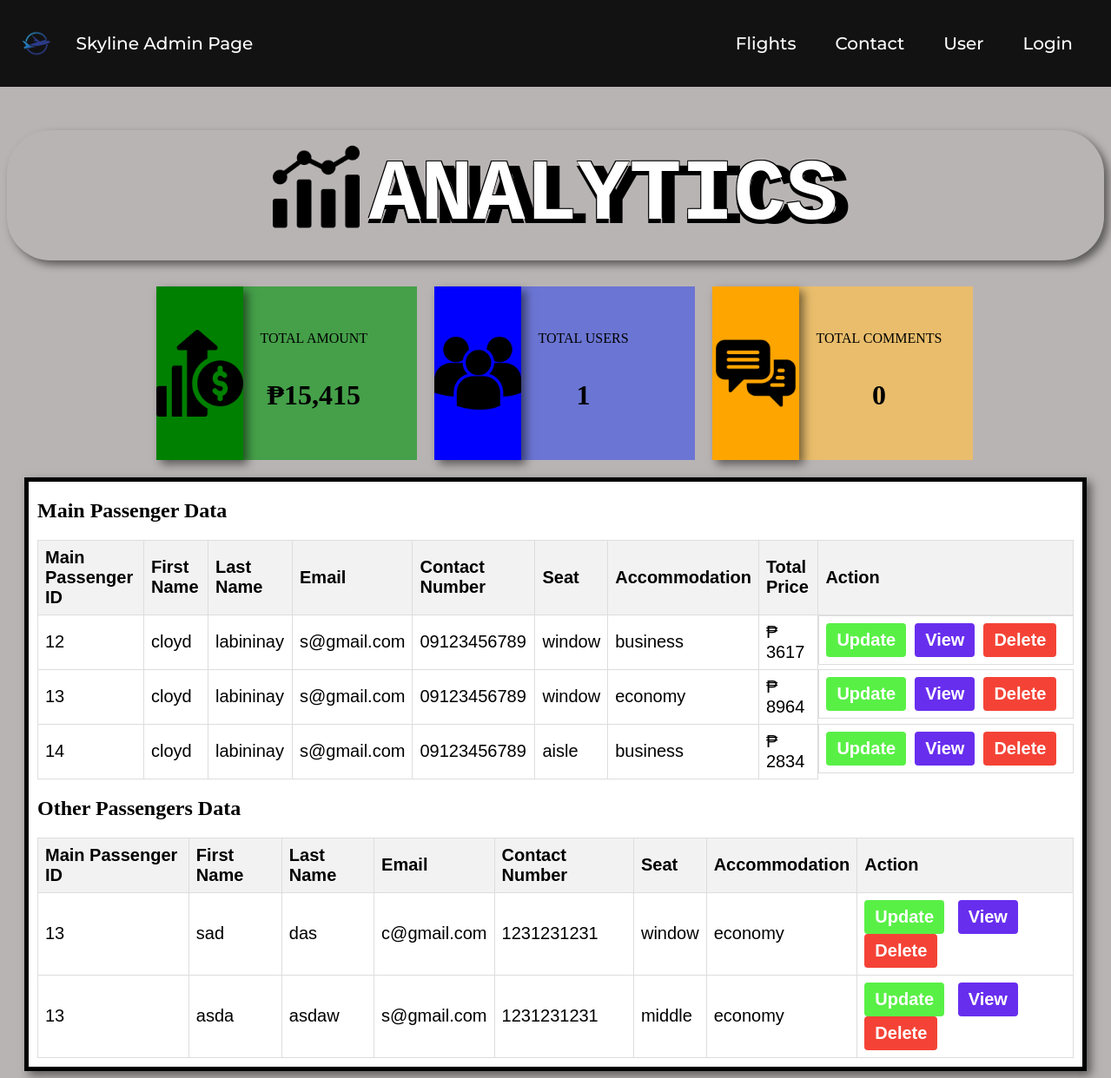
/admin.php, run on an earlier commit of the app's database.
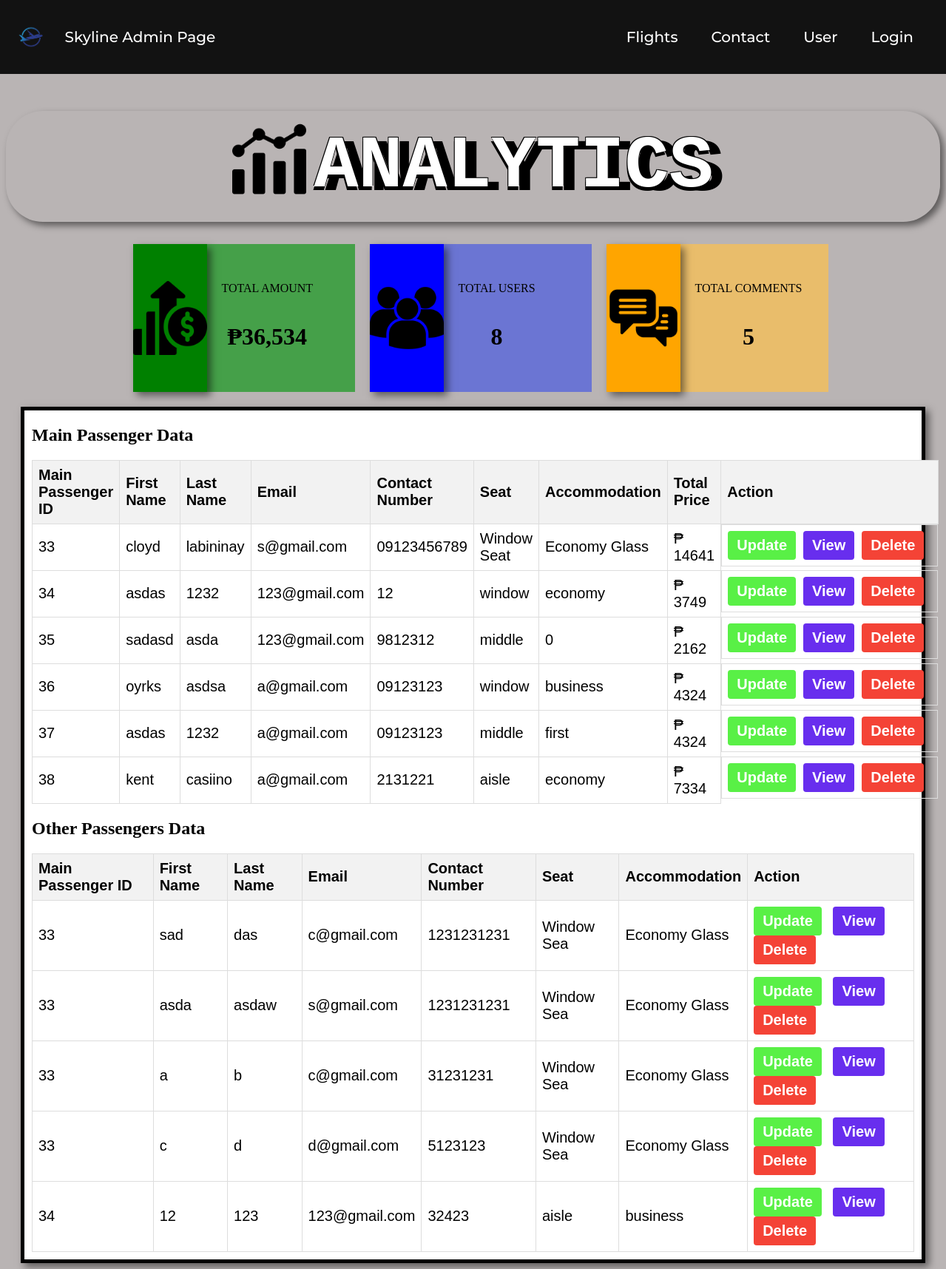
And on a later commit of the database.
### tables this page shows
CREATE TABLE `main_passengers` (
  `MainPassenger` int(10) NOT NULL,
  `first_name` varchar(255) DEFAULT NULL,
  `last_name` varchar(255) DEFAULT NULL,
  `email` varchar(255) DEFAULT NULL,
  `contact_number` varchar(20) DEFAULT NULL,
  `dob` date DEFAULT NULL,
  `seat` varchar(20) DEFAULT NULL,
  `accommodation` varchar(20) DEFAULT NULL,
  `ticket_price` decimal(50,0) NOT NULL,
  `total_price` decimal(50,0) NOT NULL
);

CREATE TABLE `other_passengers` (
  `id` int(11) NOT NULL,
  `MainPassenger` int(10) NOT NULL,
  `first_name` varchar(255) DEFAULT NULL,
  `last_name` varchar(255) DEFAULT NULL,
  `email` varchar(255) DEFAULT NULL,
  `contact_number` varchar(20) DEFAULT NULL,
  `dob` date DEFAULT NULL,
  `seat` varchar(10) DEFAULT NULL,
  `accommodation` varchar(255) DEFAULT NULL,
  `ticket_price` int(100) NOT NULL
);

### admin.php (the view, shortened to what the changed rows need)
<!DOCTYPE html>
<html lang="en">
<head>
    <link rel="stylesheet" href="./css/admin_dasboard.css">
</head>
<body>
<header class="header1">
    <div class="logo">
        <div class="title">
            <h1>Skyline Admin Page</h1>
        </div>
    </div>
</header>
<main>
<div class="analytics">
    <h1 class="h1-anal">ANALYTICS</h1>
</div>
<div>
    <?php
    include './config/database.php';
    $query = "SELECT SUM(total_price) AS total_amount FROM main_passengers";
    $result = mysqli_query($conn, $query);
    if ($result) {
        $row = mysqli_fetch_assoc($result);
        $total_amount = $row['total_amount'];
    } else {
        $total_amount = 0;
    }
    $query = "SELECT COUNT(reg_id) AS total_users FROM logindata";
    $result = mysqli_query($conn, $query);
    if ($result) {
        $row = mysqli_fetch_assoc($result);
        $total_users = $row['total_users'];
    } else {
        $total_users = 0;
    }
    $query = "SELECT COUNT(contact_id) AS total_comments FROM contact_information";
        $result = mysqli_query($conn, $query);
        if ($result) {
            $row = mysqli_fetch_assoc($result);
            $total_comments = $row['total_comments'];
        } else {
            $total_comments = 0;
}
?>
    <div class="flex-analy">
        <div class="analy1">
            <div class="amount">
                <p>TOTAL AMOUNT</p>
                <h1><?php echo '₱' . number_format($total_amount, 0, '.', ','); ?></h1>
            </div>
        </div>
        <div class="analy2">
            <div class="total">
                <p>TOTAL USERS</p>
                <h1><?php echo number_format($total_users, 0, '.', ','); ?></h1>
            </div>
        </div>
        <div class="analy3">
            <div class="comments">
                <p>TOTAL COMMENTS</p>
                <h1><?php echo $total_comments; ?></h1>
            </div>
        </div>
    </div>
</div>
<div class="main-container">
    <?php
    include './config/database.php';
    $stmt_get_main_passenger = $conn->prepare("SELECT * FROM main_passengers");
    $stmt_get_main_passenger->execute();
    $result_main_passenger = $stmt_get_main_passenger->get_result();
    echo "<h2>Main Passenger Data</h2>";
    if ($result_main_passenger->num_rows === 0) {
        echo "<p>No booked Customer</p>";
    } else {
        echo "<table>";
        echo "<tr><th>Main Passenger ID</th><th>First Name</th><th>Last Name</th><th>Email</th><th>Contact Number</th><th>Seat</th><th>Accommodation</th><th>Total Price</th><th>Action</th></tr>";
        while ($main_passenger_data = $result_main_passenger->fetch_assoc()) {
            echo "<tr>";
            echo "<td>" . $main_passenger_data['MainPassenger'] . "</td>";
            echo "<td>" . $main_passenger_data['first_name'] . "</td>";
            echo "<td>" . $main_passenger_data['last_name'] . "</td>";
            echo "<td>" . $main_passenger_data['email'] . "</td>";
            echo "<td>" . $main_passenger_data['contact_number'] . "</td>";
            echo "<td>" . $main_passenger_data['seat'] . "</td>";
            echo "<td>" . $main_passenger_data['accommodation'] . "</td>";
            echo "<td>₱ " . $main_passenger_data['total_price'] . "</td>";
            echo "<td class='btn-td'><button class='btn update-btn'>Update</button> <button class='btn view-btn'>View</button>";
            echo "<button class='btn delete-btn'>Delete</button></td>";
            echo "</tr>";
        }
        echo "</table>";
    }
    $stmt_get_other_passengers = $conn->prepare("SELECT * FROM other_passengers");
    $stmt_get_other_passengers->execute();
    $result_other_passengers = $stmt_get_other_passengers->get_result();
    echo "<h2>Other Passengers Data</h2>";
    if ($result_other_passengers->num_rows === 0) {
        echo "<p>No booked Customer</p>";
    } else {
        echo "<table>";
        echo "<tr><th>Main Passenger ID</th><th>First Name</th><th>Last Name</th><th>Email</th><th>Contact Number</th><th>Seat</th><th>Accommodation</th><th>Action</th></tr>";
        while ($row = $result_other_passengers->fetch_assoc()) {
            echo "<tr>";
            echo "<td>" . $row['MainPassenger'] . "</td>";
            echo "<td>" . $row['first_name'] . "</td>";
            echo "<td>" . $row['last_name'] . "</td>";
            echo "<td>" . $row['email'] . "</td>";
            echo "<td>" . $row['contact_number'] . "</td>";
            echo "<td>" . $row['seat'] . "</td>";
            echo "<td>" . $row['accommodation'] . "</td>";
            echo "<td><button class='btn update-btn'>Update</button> <button class='btn view-btn'>View</button>";
            echo "<button class='btn delete-btn'>Delete</button></td>";
            echo "</tr>";
        }
        echo "</table>";
    }
    ?>
</div>
</main>
</body>
</html>

What changed in the data, as far as the page shows it:
removed main_passengers: MainPassenger "12", first_name "cloyd", last_name "labininay", email "s@gmail.com", contact_number "09123456789", seat "window", accommodation "business", total_price "3617"
removed main_passengers: MainPassenger "13", first_name "cloyd", last_name "labininay", email "s@gmail.com", contact_number "09123456789", seat "window", accommodation "economy", total_price "8964"
removed main_passengers: MainPassenger "14", first_name "cloyd", last_name "labininay", email "s@gmail.com", contact_number "09123456789", seat "aisle", accommodation "business", total_price "2834"
removed other_passengers: MainPassenger "13", first_name "sad", last_name "das", email "c@gmail.com", contact_number "1231231231", seat "window", accommodation "economy"
removed other_passengers: MainPassenger "13", first_name "asda", last_name "asdaw", email "s@gmail.com", contact_number "1231231231", seat "middle", accommodation "economy"
added main_passengers: MainPassenger "33", first_name "cloyd", last_name "labininay", email "s@gmail.com", contact_number "09123456789", seat "Window Seat", accommodation "Economy Glass", total_price "14641"
added main_passengers: MainPassenger "34", first_name "asdas", last_name "1232", email "123@gmail.com", contact_number "12", seat "window", accommodation "economy", total_price "3749"
added main_passengers: MainPassenger "35", first_name "sadasd", last_name "asda", email "123@gmail.com", contact_number "9812312", seat "middle", accommodation "0", total_price "2162"
added main_passengers: MainPassenger "36", first_name "oyrks", last_name "asdsa", email "a@gmail.com", contact_number "09123123", seat "window", accommodation "business", total_price "4324"
added main_passengers: MainPassenger "37", first_name "asdas", last_name "1232", email "a@gmail.com", contact_number "09123123", seat "middle", accommodation "first", total_price "4324"
added main_passengers: MainPassenger "38", first_name "kent", last_name "casiino", email "a@gmail.com", contact_number "2131221", seat "aisle", accommodation "economy", total_price "7334"
added other_passengers: MainPassenger "33", first_name "sad", last_name "das", email "c@gmail.com", contact_number "1231231231", seat "Window Sea", accommodation "Economy Glass"
added other_passengers: MainPassenger "33", first_name "asda", last_name "asdaw", email "s@gmail.com", contact_number "1231231231", seat "Window Sea", accommodation "Economy Glass"
added other_passengers: MainPassenger "33", first_name "a", last_name "b", email "c@gmail.com", contact_number "31231231", seat "Window Sea", accommodation "Economy Glass"
added other_passengers: MainPassenger "33", first_name "c", last_name "d", email "d@gmail.com", contact_number "5123123", seat "Window Sea", accommodation "Economy Glass"
added other_passengers: MainPassenger "34", first_name "12", last_name "123", email "123@gmail.com", contact_number "32423", seat "aisle", accommodation "business"
Also different on the page:
$total_amount: "15,415" → "36,534"
$total_users: "1" → "8"
$total_comments: "0" → "5"
